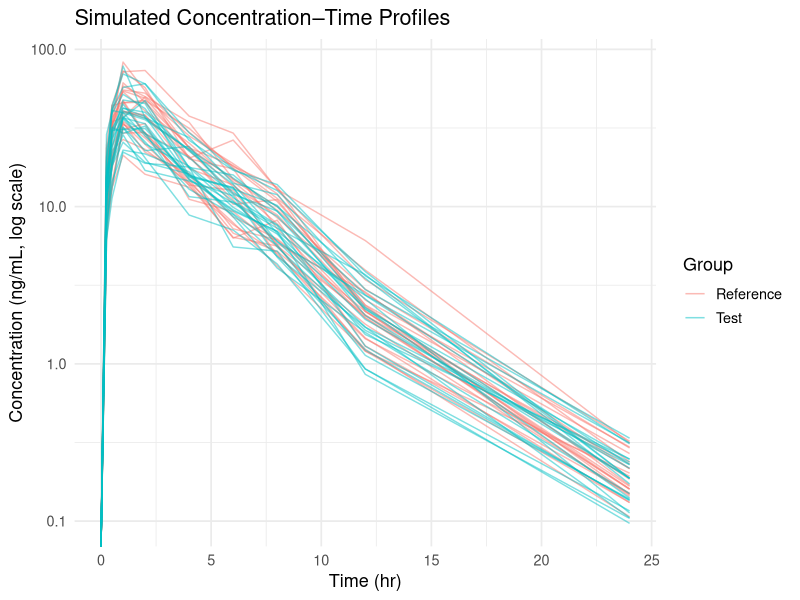

Write the R code that produced this figure.
## ---- chunk 1
knitr::opts_chunk$set(echo = TRUE)
## ---- chunk 2
# ============================================================
# Example: Simulated Bioequivalence Comparison (Parallel Design)
# ============================================================

set.seed(2025)

# --- Step 1. Define time points and reference mean profile ---
time_hr <- c(0, 0.25, 0.5, 1, 2, 4, 6, 8, 12, 24)
mean_conc_ref <- c(0, 12.5, 28.3, 42.8, 36.0, 20.1, 12.6, 7.8, 2.1, 0.2)

# --- Step 2. Simulation parameters ---
n_subj <- 24            # per group
CV_between <- 0.25      # between-subject CV
CV_residual <- 0.20     # within-subject (residual) CV
true_GMR <- 0.95        # true T/R ratio for exposure, true_GMR = true geometric mean ratio (test/reference) for PK parameter (e.g., AUC or Cmax).

ln_sd_between <- sqrt(log(1 + CV_between^2))     #standard deviations in the log scale are calculated
ln_sd_resid   <- sqrt(log(1 + CV_residual^2))

# --- Step 3. Helper function for AUC ---
trap_auc <- function(t, conc){
  sum(0.5 * (conc[-1] + conc[-length(conc)]) * diff(t))
}
# Computes the area under the curve (AUC) using the trapezoidal rule.
# conc[-1] = all points except first, conc[-length(conc)] = all points except last.
# diff(t) = difference between consecutive time points.

# --- Step 4. Simulate individual concentration-time data ---
simulate_subject <- function(mean_conc, ln_sd_between, ln_sd_resid, gmr = 1){
  eta <- exp(rnorm(1, 0, ln_sd_between))
  eps <- exp(rnorm(length(mean_conc), 0, ln_sd_resid))
  mean_conc * eta * eps * gmr
}

# eta = subject-specific random effect (between-subject variability).
# eps = residual error at each time point (within-subject variability).
# The final simulated concentrations = mean_conc * eta * eps * gmr.
# gmr allows simulating a test product with a true geometric mean ratio different from 1.

ref_conc <- replicate(n_subj, simulate_subject(mean_conc_ref, ln_sd_between, ln_sd_resid))
test_conc <- replicate(n_subj, simulate_subject(mean_conc_ref, ln_sd_between, ln_sd_resid, gmr = true_GMR))
# replicate generates PK profiles for all subjects in reference and test groups.

# --- Step 5. Compute AUC and Cmax for each subject ---
ref_auc  <- apply(ref_conc, 2, function(x) trap_auc(time_hr, x))
test_auc <- apply(test_conc, 2, function(x) trap_auc(time_hr, x))
ref_cmax  <- apply(ref_conc, 2, max)
test_cmax <- apply(test_conc, 2, max)

# Compute AUC for each subject using trap_auc.
# Compute Cmax (maximum concentration) for each subject using max.
# apply(..., 2, ...) = apply function across columns (each column = one subject).

# --- Step 6. BE comparison using log-transformed data ---
be_stats <- function(yT, yR, alpha = 0.10){
  logT <- log(yT)
  logR <- log(yR)
  mean_diff <- mean(logT) - mean(logR)
  se_diff <- sqrt(var(logT)/length(yT) + var(logR)/length(yR))
  df <- length(yT) + length(yR) - 2
  tcrit <- qt(1 - alpha/2, df)
  lower <- mean_diff - tcrit * se_diff
  upper <- mean_diff + tcrit * se_diff
  data.frame(
    Ratio = exp(mean_diff),    #Exponentiate to return to original scale
    Lower90 = exp(lower),
    Upper90 = exp(upper)
  )
}

auc_BE  <- be_stats(test_auc, ref_auc)
cmax_BE <- be_stats(test_cmax, ref_cmax)

# --- Step 7. Output summary ---
cat("=== Bioequivalence Results ===\n")
print(auc_BE)
print(cmax_BE)

# --- Step 8. Plot example PK profiles ---
library(ggplot2)
library(dplyr)
plot_df <- data.frame(
  Time = rep(time_hr, 2 * n_subj),
  Conc = c(as.vector(ref_conc), as.vector(test_conc)),
  Subject = rep(1:(2*n_subj), each = length(time_hr)),
  Group = rep(c(rep("Reference", n_subj), rep("Test", n_subj)), each = length(time_hr))
)
# Includes Time, Conc, Subject, and Group columns.

ggplot(plot_df, aes(x = Time, y = Conc, color = Group, group = Subject)) +
  geom_line(alpha = 0.5) +
  scale_y_continuous(trans = "log10") +
  labs(title = "Simulated Concentration–Time Profiles",
       y = "Concentration (ng/mL, log scale)", x = "Time (hr)") +
  theme_minimal(base_size = 13)
